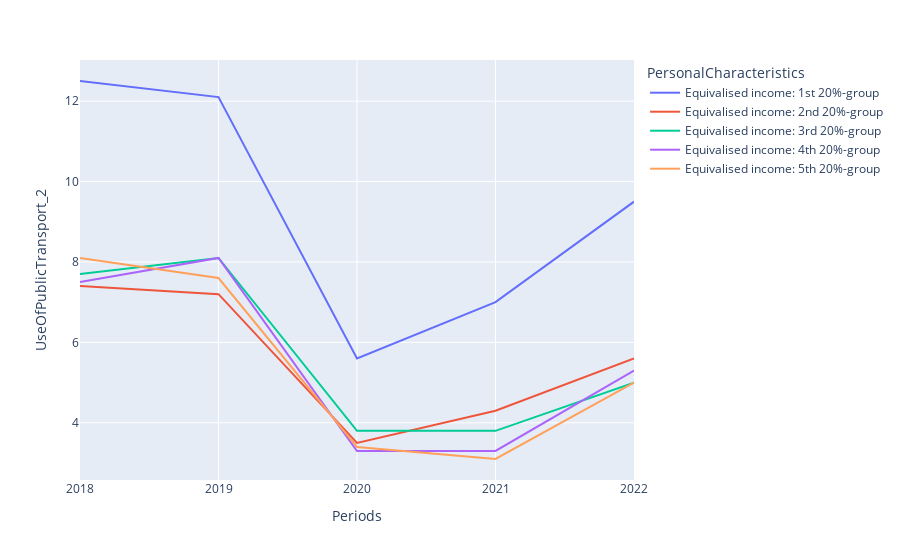

Notebook source saved alongside this figure:
### Code cell
mask = df_sorted['PersonalCharacteristics'].str.startswith('Equi');
df_income = df_sorted[mask];
fig = px.line(df_income, y='UseOfPublicTransport_2', x='Periods', color='PersonalCharacteristics')
fig.show()

### Figure 1 — Plotly figure (JSON) as saved in the notebook; plotly's stock layout.template omitted (floating-point values rounded to 4 significant figures)
{"data": [{"hovertemplate": "PersonalCharacteristics=Equivalised income: 1st 20%-group<br>Periods=%{x}<br>UseOfPublicTransport_2=%{y}<extra></extra>", "legendgroup": "Equivalised income: 1st 20%-group", "line": {"color": "#636efa", "dash": "solid"}, "marker": {"symbol": "circle"}, "mode": "lines", "name": "Equivalised income: 1st 20%-group", "orientation": "v", "showlegend": true, "type": "scatter", "x": ["2018", "2019", "2020", "2021", "2022"], "xaxis": "x", "y": [12.5, 12.1, 5.6, 7, 9.5], "yaxis": "y"}, {"hovertemplate": "PersonalCharacteristics=Equivalised income: 2nd 20%-group<br>Periods=%{x}<br>UseOfPublicTransport_2=%{y}<extra></extra>", "legendgroup": "Equivalised income: 2nd 20%-group", "line": {"color": "#EF553B", "dash": "solid"}, "marker": {"symbol": "circle"}, "mode": "lines", "name": "Equivalised income: 2nd 20%-group", "orientation": "v", "showlegend": true, "type": "scatter", "x": ["2018", "2019", "2020", "2021", "2022"], "xaxis": "x", "y": [7.4, 7.2, 3.5, 4.3, 5.6], "yaxis": "y"}, {"hovertemplate": "PersonalCharacteristics=Equivalised income: 3rd 20%-group<br>Periods=%{x}<br>UseOfPublicTransport_2=%{y}<extra></extra>", "legendgroup": "Equivalised income: 3rd 20%-group", "line": {"color": "#00cc96", "dash": "solid"}, "marker": {"symbol": "circle"}, "mode": "lines", "name": "Equivalised income: 3rd 20%-group", "orientation": "v", "showlegend": true, "type": "scatter", "x": ["2018", "2019", "2020", "2021", "2022"], "xaxis": "x", "y": [7.7, 8.1, 3.8, 3.8, 5], "yaxis": "y"}, {"hovertemplate": "PersonalCharacteristics=Equivalised income: 4th 20%-group<br>Periods=%{x}<br>UseOfPublicTransport_2=%{y}<extra></extra>", "legendgroup": "Equivalised income: 4th 20%-group", "line": {"color": "#ab63fa", "dash": "solid"}, "marker": {"symbol": "circle"}, "mode": "lines", "name": "Equivalised income: 4th 20%-group", "orientation": "v", "showlegend": true, "type": "scatter", "x": ["2018", "2019", "2020", "2021", "2022"], "xaxis": "x", "y": [7.5, 8.1, 3.3, 3.3, 5.3], "yaxis": "y"}, {"hovertemplate": "PersonalCharacteristics=Equivalised income: 5th 20%-group<br>Periods=%{x}<br>UseOfPublicTransport_2=%{y}<extra></extra>", "legendgroup": "Equivalised income: 5th 20%-group", "line": {"color": "#FFA15A", "dash": "solid"}, "marker": {"symbol": "circle"}, "mode": "lines", "name": "Equivalised income: 5th 20%-group", "orientation": "v", "showlegend": true, "type": "scatter", "x": ["2018", "2019", "2020", "2021", "2022"], "xaxis": "x", "y": [8.1, 7.6, 3.4, 3.1, 5], "yaxis": "y"}], "layout": {"legend": {"title": {"text": "PersonalCharacteristics"}, "tracegroupgap": 0}, "margin": {"t": 60}, "xaxis": {"anchor": "y", "domain": [0, 1], "title": {"text": "Periods"}}, "yaxis": {"anchor": "x", "domain": [0, 1], "title": {"text": "UseOfPublicTransport_2"}}}}
